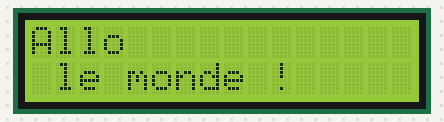
The program below on a simulated Raspberry Pi (BCM pin numbers). On the bench: 16×2 character LCD. At 5.0 s the program stops and its outputs stay as they are.

Above: at 0.1 s.
At 5.1 s:
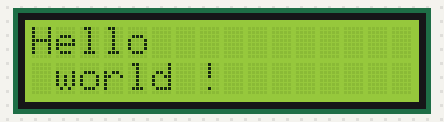

The program:

tdLCD.py
```python
from RPLCD.gpio import CharLCD
from RPi import GPIO
import time

lcd = CharLCD(pin_rs=15, pin_rw=None,  pin_e=16, pins_data=[21,22,23,24], numbering_mode=GPIO.BCM, cols=16, rows=2, dotsize=8,charmap='A02', auto_linebreaks=True)

lcd.write_string("Allo \r\n le monde !")
time.sleep(5)
lcd.clear()
lcd.write_string("Hello \r\n world !")
```
